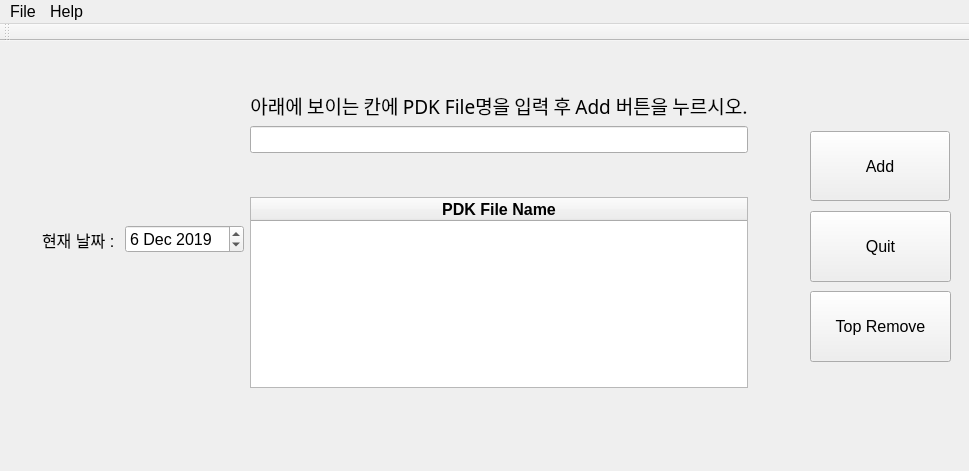
<?xml version="1.0" encoding="UTF-8"?>
<ui version="4.0">
 <class>MainWindow</class>
 <widget class="QMainWindow" name="MainWindow">
  <property name="geometry">
   <rect>
    <x>0</x>
    <y>0</y>
    <width>969</width>
    <height>471</height>
   </rect>
  </property>
  <property name="font">
   <font>
    <family>Arial</family>
    <pointsize>12</pointsize>
   </font>
  </property>
  <property name="windowTitle">
   <string>PDK_FileManagement</string>
  </property>
  <property name="windowIcon">
   <iconset>
    <normaloff>mangementIcon.png</normaloff>mangementIcon.png</iconset>
  </property>
  <property name="iconSize">
   <size>
    <width>20</width>
    <height>20</height>
   </size>
  </property>
  <widget class="QWidget" name="centralWidget">
   <widget class="QPushButton" name="pushButton_quit">
    <property name="geometry">
     <rect>
      <x>810</x>
      <y>170</y>
      <width>141</width>
      <height>71</height>
     </rect>
    </property>
    <property name="text">
     <string>Quit</string>
    </property>
   </widget>
   <widget class="QWidget" name="layoutWidget">
    <property name="geometry">
     <rect>
      <x>0</x>
      <y>0</y>
      <width>801</width>
      <height>397</height>
     </rect>
    </property>
    <layout class="QHBoxLayout" name="horizontalLayout">
     <item>
      <spacer name="horizontalSpacer">
       <property name="orientation">
        <enum>Qt::Horizontal</enum>
       </property>
       <property name="sizeHint" stdset="0">
        <size>
         <width>40</width>
         <height>20</height>
        </size>
       </property>
      </spacer>
     </item>
     <item>
      <widget class="QLabel" name="label_nowDate">
       <property name="styleSheet">
        <string notr="true">App-&gt;setStyleSheet(&quot;QLineEdit { background-color: yellow } &quot;);</string>
       </property>
       <property name="text">
        <string>현재 날짜 : </string>
       </property>
      </widget>
     </item>
     <item>
      <widget class="QDateEdit" name="dateEdit">
       <property name="dateTime">
        <datetime>
         <hour>0</hour>
         <minute>0</minute>
         <second>0</second>
         <year>2019</year>
         <month>12</month>
         <day>6</day>
        </datetime>
       </property>
      </widget>
     </item>
     <item>
      <layout class="QVBoxLayout" name="verticalLayout_2">
       <item>
        <spacer name="verticalSpacer_Top">
         <property name="orientation">
          <enum>Qt::Vertical</enum>
         </property>
         <property name="sizeHint" stdset="0">
          <size>
           <width>20</width>
           <height>40</height>
          </size>
         </property>
        </spacer>
       </item>
       <item>
        <widget class="QLabel" name="label">
         <property name="font">
          <font>
           <family>굴림</family>
           <pointsize>14</pointsize>
          </font>
         </property>
         <property name="layoutDirection">
          <enum>Qt::LeftToRight</enum>
         </property>
         <property name="text">
          <string>아래에 보이는 칸에 PDK File명을 입력 후 Add 버튼을 누르시오.</string>
         </property>
         <property name="alignment">
          <set>Qt::AlignCenter</set>
         </property>
        </widget>
       </item>
       <item>
        <widget class="QLineEdit" name="lineEdit">
         <property name="text">
          <string/>
         </property>
         <property name="alignment">
          <set>Qt::AlignCenter</set>
         </property>
        </widget>
       </item>
       <item>
        <spacer name="verticalSpacer_Middle">
         <property name="orientation">
          <enum>Qt::Vertical</enum>
         </property>
         <property name="sizeHint" stdset="0">
          <size>
           <width>20</width>
           <height>40</height>
          </size>
         </property>
        </spacer>
       </item>
       <item>
        <layout class="QVBoxLayout" name="verticalLayout">
         <item>
          <widget class="QTableWidget" name="tableWidget">
           <property name="enabled">
            <bool>true</bool>
           </property>
           <property name="font">
            <font>
             <family>Arial</family>
             <pointsize>12</pointsize>
             <weight>75</weight>
             <bold>true</bold>
             <underline>false</underline>
             <stylestrategy>PreferDefault</stylestrategy>
             <kerning>false</kerning>
            </font>
           </property>
           <property name="layoutDirection">
            <enum>Qt::LeftToRight</enum>
           </property>
           <property name="editTriggers">
            <set>QAbstractItemView::AnyKeyPressed|QAbstractItemView::CurrentChanged|QAbstractItemView::DoubleClicked|QAbstractItemView::EditKeyPressed</set>
           </property>
           <property name="rowCount">
            <number>0</number>
           </property>
           <property name="columnCount">
            <number>1</number>
           </property>
           <attribute name="horizontalHeaderCascadingSectionResizes">
            <bool>false</bool>
           </attribute>
           <attribute name="horizontalHeaderHighlightSections">
            <bool>false</bool>
           </attribute>
           <attribute name="horizontalHeaderShowSortIndicator" stdset="0">
            <bool>false</bool>
           </attribute>
           <attribute name="horizontalHeaderStretchLastSection">
            <bool>true</bool>
           </attribute>
           <column>
            <property name="text">
             <string>PDK File Name</string>
            </property>
           </column>
          </widget>
         </item>
        </layout>
       </item>
       <item>
        <spacer name="verticalSpacer_Bottom">
         <property name="orientation">
          <enum>Qt::Vertical</enum>
         </property>
         <property name="sizeHint" stdset="0">
          <size>
           <width>20</width>
           <height>40</height>
          </size>
         </property>
        </spacer>
       </item>
      </layout>
     </item>
     <item>
      <spacer name="horizontalSpacer_Right">
       <property name="orientation">
        <enum>Qt::Horizontal</enum>
       </property>
       <property name="sizeType">
        <enum>QSizePolicy::Preferred</enum>
       </property>
       <property name="sizeHint" stdset="0">
        <size>
         <width>50</width>
         <height>20</height>
        </size>
       </property>
      </spacer>
     </item>
    </layout>
   </widget>
   <widget class="QPushButton" name="pushButton_add">
    <property name="geometry">
     <rect>
      <x>810</x>
      <y>90</y>
      <width>140</width>
      <height>70</height>
     </rect>
    </property>
    <property name="text">
     <string>Add</string>
    </property>
   </widget>
   <widget class="QPushButton" name="pushButton_remove">
    <property name="geometry">
     <rect>
      <x>810</x>
      <y>250</y>
      <width>141</width>
      <height>71</height>
     </rect>
    </property>
    <property name="text">
     <string>Top Remove</string>
    </property>
   </widget>
  </widget>
  <widget class="QMenuBar" name="menuBar">
   <property name="geometry">
    <rect>
     <x>0</x>
     <y>0</y>
     <width>969</width>
     <height>20</height>
    </rect>
   </property>
   <widget class="QMenu" name="menuFile">
    <property name="title">
     <string>File</string>
    </property>
    <addaction name="actionSave"/>
    <addaction name="actionExit"/>
   </widget>
   <widget class="QMenu" name="menuHelp">
    <property name="title">
     <string>Help</string>
    </property>
    <addaction name="noHelp"/>
    <addaction name="sorry"/>
   </widget>
   <addaction name="menuFile"/>
   <addaction name="menuHelp"/>
  </widget>
  <widget class="QToolBar" name="mainToolBar">
   <attribute name="toolBarArea">
    <enum>TopToolBarArea</enum>
   </attribute>
   <attribute name="toolBarBreak">
    <bool>false</bool>
   </attribute>
  </widget>
  <action name="actionSave">
   <property name="text">
    <string>Save</string>
   </property>
  </action>
  <action name="noHelp">
   <property name="text">
    <string>No Help</string>
   </property>
  </action>
  <action name="sorry">
   <property name="text">
    <string>Sorry ^o^</string>
   </property>
  </action>
  <action name="actionExit">
   <property name="text">
    <string>Exit</string>
   </property>
  </action>
 </widget>
 <layoutdefault spacing="6" margin="11"/>
 <resources/>
 <connections/>
</ui>
